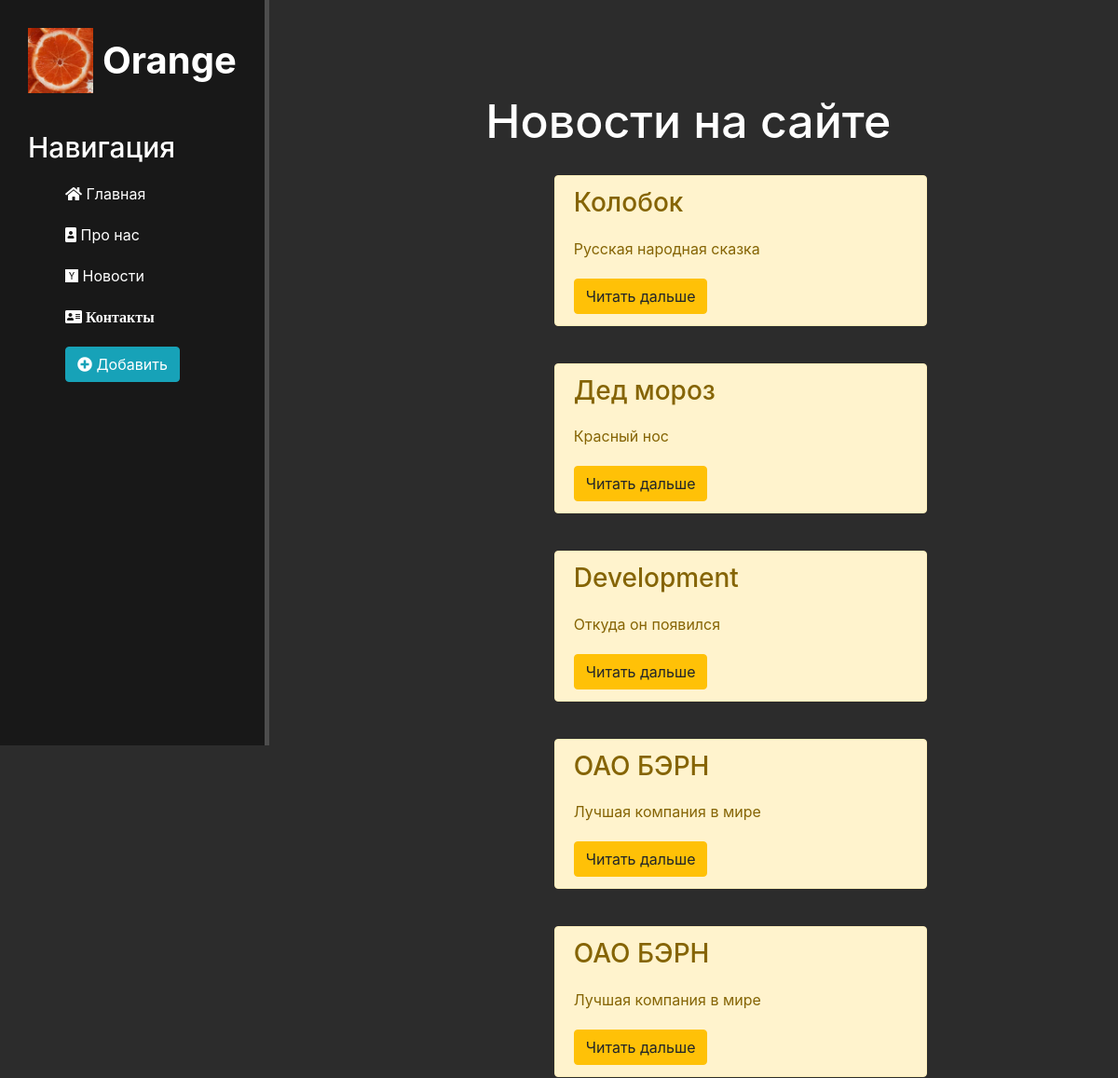
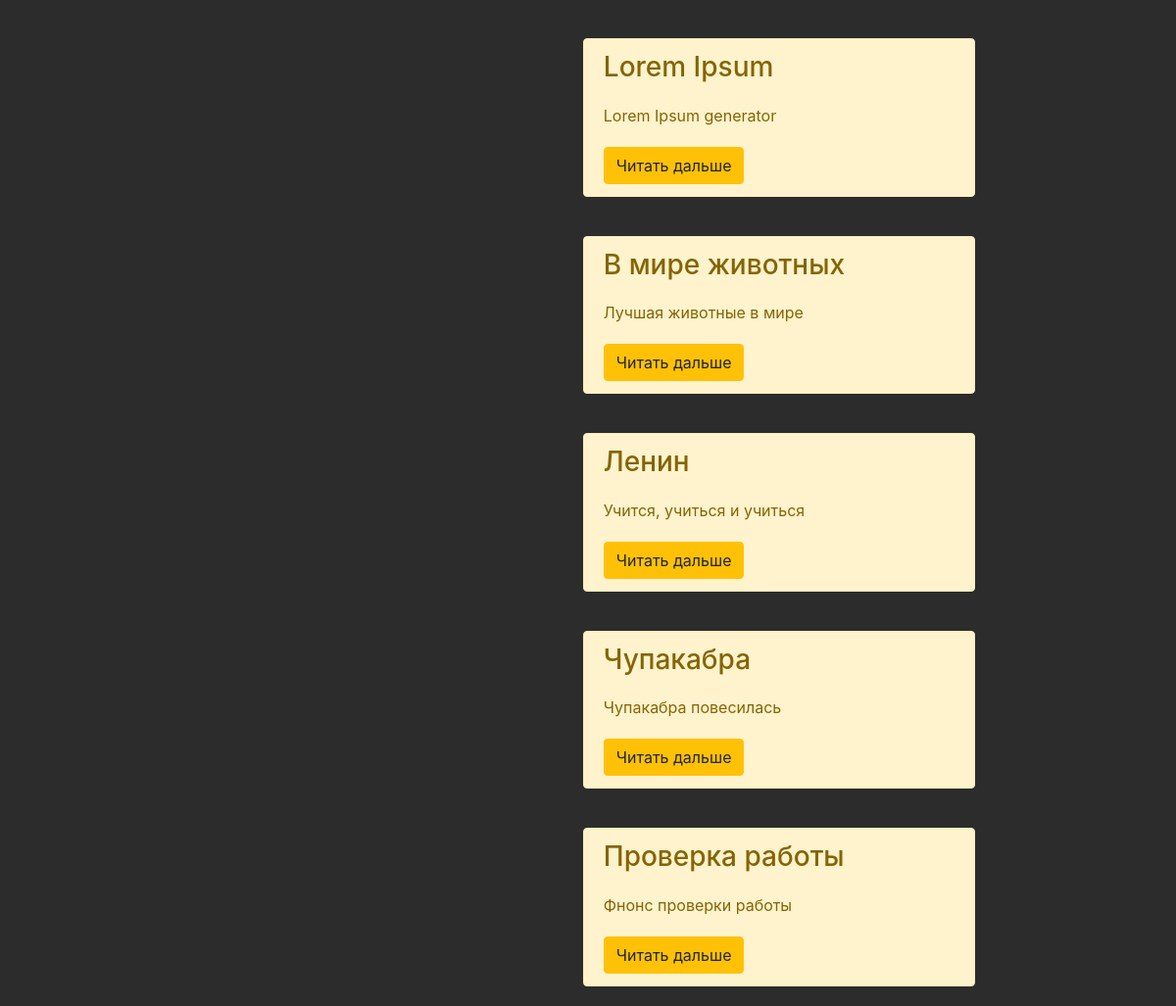
Before: /news/ with the older database file (2 pictures, top to bottom).
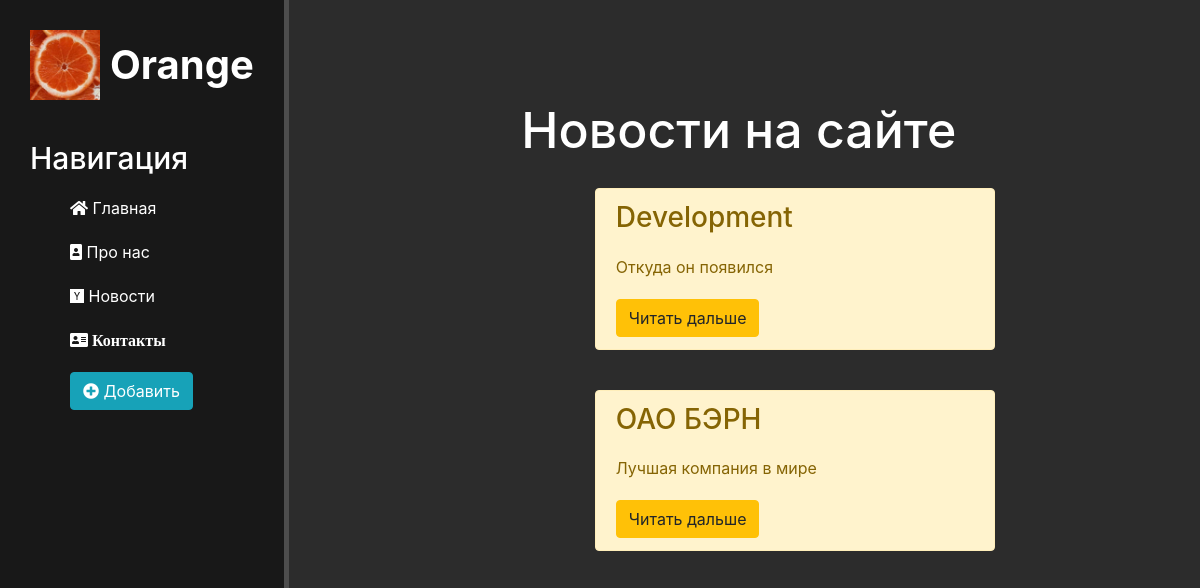
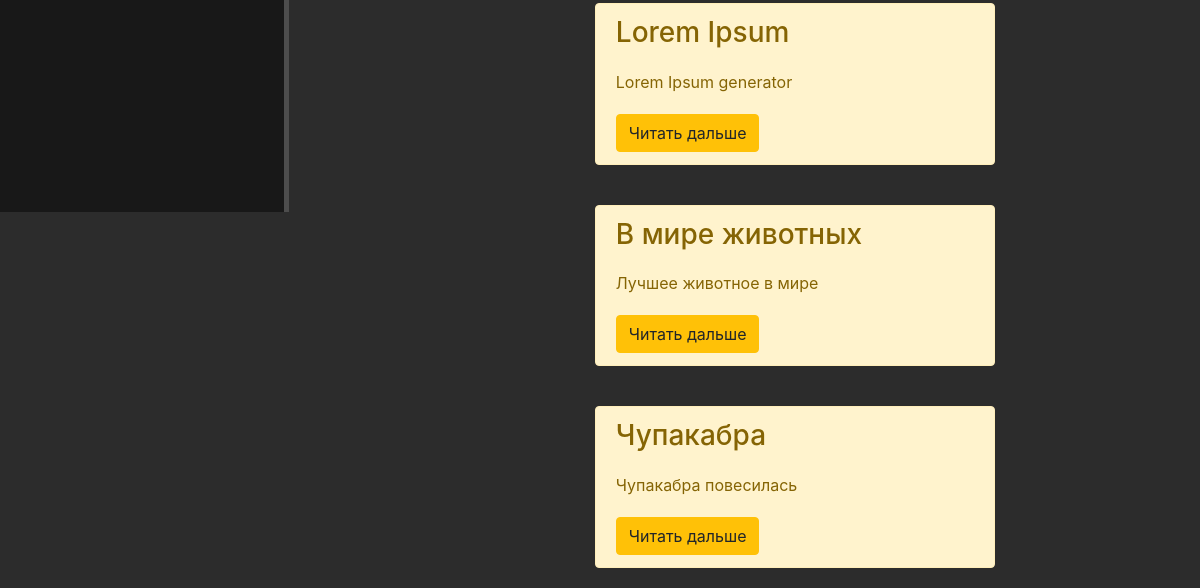
After: the same page with the newer database file (2 pictures, top to bottom).
### news/models.py (models this page shows, shortened)
class Articles(models.Model):
    title = models.CharField('Название', max_length=50)
    anons = models.CharField('Анонс', max_length=150)
    full_text = models.TextField('Статья')
    date = models.DateTimeField('Дата публикации')
    class Meta:
        verbose_name = 'Новость'
        verbose_name_plural = 'Новости'

### news/views.py (the view)
# urls.py: path('', views.news_home, name='news_home'),
def news_home(request):
    news = Articles.objects.order_by('-date')  # objects.all() получаем все объекты из модели models Articles
    return render(request, 'news/news_home.html', {'news': news})

### news/templates/news/news_home.html (shortened to what this page needs)
{% extends 'main/layout.html' %}
{% block content %}
<div class="features">
    <h1>Новости на сайте</h1>
        {% if news %}
            {% for element in news %}
                <div class="alert alert-warning">
                    <h3>{{ element.title }}</h3>
                    <p>{{ element.anons }}</p>
                    <a href="{% url 'news-detail' element.id %}" class="btn btn-warning">Читать дальше</a>
                </div>
            {% endfor %}
        {% else %}
            <p>У вас нет записей!</p>
        {% endif %}
</div>
{% endblock %}

Changed rows visible on the page:
removed Articles: title "Колобок", anons "Русская народная сказка"
removed Articles: title "Дед мороз", anons "Красный нос"
removed Articles: title "ОАО БЭРН", anons "Лучшая компания в мире"
removed Articles: title "Ленин", anons "Учится, учиться и учиться"
removed Articles: title "Проверка работы", anons "Фнонс проверки работы"
changed Articles "В мире животных": anons "Лучшая животные в мире" → "Лучшее животное в мире"
